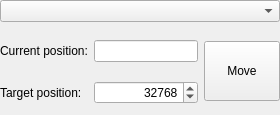
<?xml version="1.0" encoding="UTF-8"?>
<ui version="4.0">
 <class>snowgui::focusercontrollerwidget</class>
 <widget class="QWidget" name="snowgui::focusercontrollerwidget">
  <property name="geometry">
   <rect>
    <x>0</x>
    <y>0</y>
    <width>280</width>
    <height>115</height>
   </rect>
  </property>
  <property name="minimumSize">
   <size>
    <width>0</width>
    <height>115</height>
   </size>
  </property>
  <property name="maximumSize">
   <size>
    <width>16777215</width>
    <height>115</height>
   </size>
  </property>
  <property name="windowTitle">
   <string>Form</string>
  </property>
  <layout class="QVBoxLayout" name="verticalLayout">
   <property name="leftMargin">
    <number>0</number>
   </property>
   <property name="topMargin">
    <number>0</number>
   </property>
   <property name="rightMargin">
    <number>0</number>
   </property>
   <property name="bottomMargin">
    <number>0</number>
   </property>
   <item>
    <widget class="QComboBox" name="focuserSelectionBox"/>
   </item>
   <item>
    <widget class="QWidget" name="focuserInfo" native="true">
     <layout class="QGridLayout" name="gridLayout">
      <property name="leftMargin">
       <number>0</number>
      </property>
      <property name="topMargin">
       <number>0</number>
      </property>
      <property name="rightMargin">
       <number>0</number>
      </property>
      <property name="bottomMargin">
       <number>0</number>
      </property>
      <item row="1" column="0">
       <widget class="QLabel" name="targetLabel">
        <property name="text">
         <string>Target position:</string>
        </property>
       </widget>
      </item>
      <item row="0" column="0">
       <widget class="QLabel" name="currentLabel">
        <property name="text">
         <string>Current position:</string>
        </property>
       </widget>
      </item>
      <item row="0" column="1">
       <widget class="QLineEdit" name="currentField">
        <property name="alignment">
         <set>Qt::AlignRight|Qt::AlignTrailing|Qt::AlignVCenter</set>
        </property>
        <property name="readOnly">
         <bool>true</bool>
        </property>
       </widget>
      </item>
      <item row="1" column="1">
       <widget class="QSpinBox" name="positionSpinBox">
        <property name="alignment">
         <set>Qt::AlignRight|Qt::AlignTrailing|Qt::AlignVCenter</set>
        </property>
        <property name="maximum">
         <number>65535</number>
        </property>
        <property name="singleStep">
         <number>100</number>
        </property>
        <property name="value">
         <number>32768</number>
        </property>
       </widget>
      </item>
      <item row="0" column="2" rowspan="2">
       <widget class="snowgui::FocusButton" name="positionButton">
        <property name="minimumSize">
         <size>
          <width>60</width>
          <height>60</height>
         </size>
        </property>
        <property name="maximumSize">
         <size>
          <width>1000</width>
          <height>60</height>
         </size>
        </property>
        <property name="text">
         <string>Move</string>
        </property>
       </widget>
      </item>
     </layout>
    </widget>
   </item>
  </layout>
 </widget>
 <customwidgets>
  <customwidget>
   <class>snowgui::FocusButton</class>
   <extends>QPushButton</extends>
   <header location="global">FocusButton.h</header>
  </customwidget>
 </customwidgets>
 <resources/>
 <connections/>
 <slots>
  <slot>guiChanged()</slot>
  <slot>focuserChanged(int)</slot>
  <slot>editingFinished()</slot>
 </slots>
</ui>
